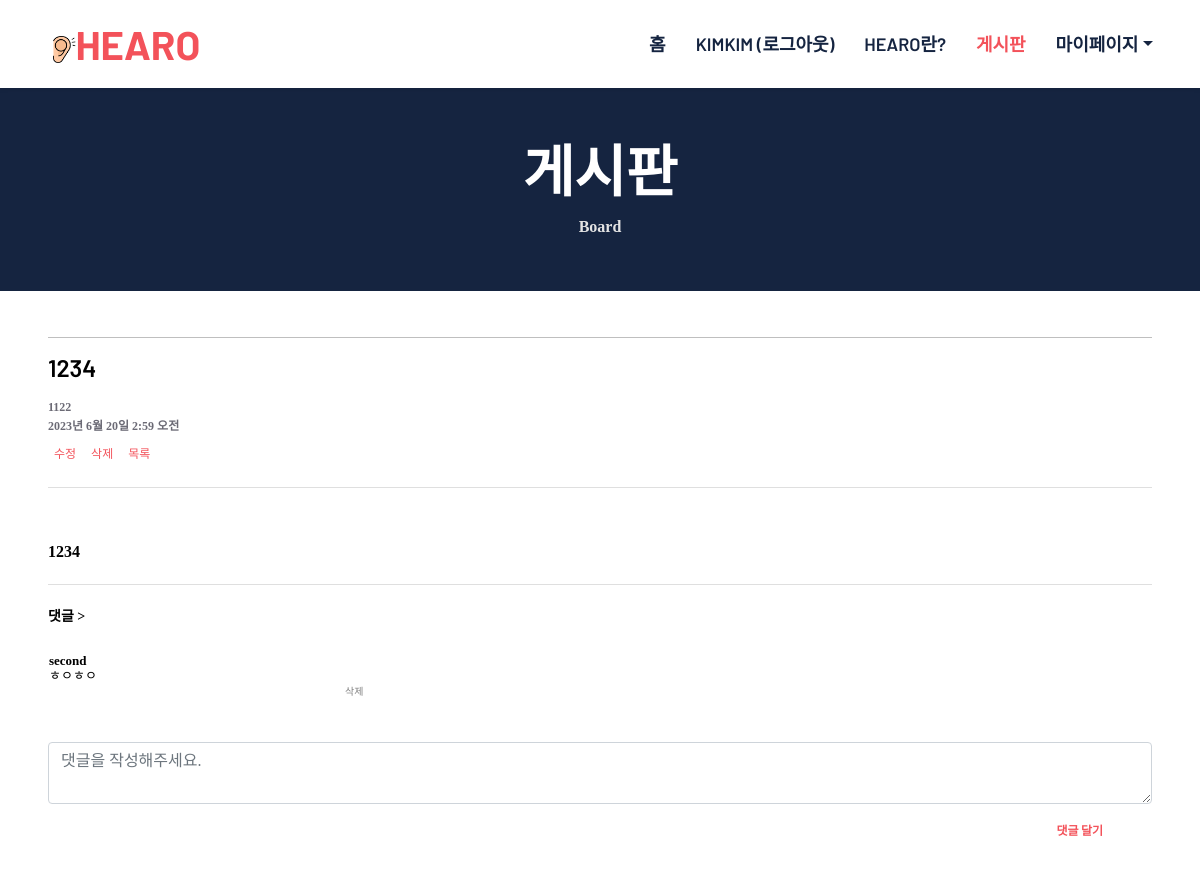
Page /Main/Post/12/ (signed in) on the committed database.
### SignIn/models.py (models this page shows, shortened)
class User(AbstractBaseUser):
    user_id = models.CharField(max_length=20, unique=True, primary_key=True)
    name = models.CharField(max_length=5)
    email = models.EmailField(max_length=30, unique=True)
    phone_num = models.CharField(max_length=11)
    emergency = models.CharField(max_length=11)
    address = models.CharField(max_length=50)
    gender = models.CharField(max_length=10)
    birth = models.DateField()
    medical_info = models.CharField(max_length=500,null=True, blank=True, default='')
    is_active = models.BooleanField(default=True)
    is_admin = models.BooleanField(default=False)
    is_staff = models.BooleanField(default=False)
    objects = UserManager()
    USERNAME_FIELD = 'user_id'
    REQUIRED_FIELDS = ['name', 'email', 'phone_num', 'emergency', 'address', 'gender', 'birth']
    @property
    def is_staff(self):
        return self.is_admin

### Main/models.py (models this page shows)
class Post(models.Model):
    post_id = models.AutoField(primary_key=True) # 게시물 번호 정수로 변경한 이유는 순서별로 정렬하기 위해
    user = models.ForeignKey(User, on_delete=models.CASCADE) # 글 작성자 id
    title = models.CharField(max_length=20) # 글 제목
    content = models.CharField(max_length=300) # 글의 내용
    date = models.DateTimeField(auto_now_add = True) # 글쓴 시간 년 월 일 시간 까지
    file = models.FileField(upload_to='', null=True) # 파일 media 에 저장

class Comment(models.Model):
    comment_id = models.AutoField(primary_key=True) # 댓글 번호
    user = models.ForeignKey(User, on_delete=models.CASCADE) # 댓글 작성자 id
    content = models.TextField(max_length=100) # 댓글 내용 최대 100
    post = models.ForeignKey(Post, on_delete=models.CASCADE) # 댓글이 달린 게시글 id
    date = models.DateTimeField(auto_now_add = True)  # 댓글 쓴 시간 년 월 일 시간 까지

### Main/views.py (the view)
# urls.py: path('Post/<int:pk>/', views.PostView, name = 'PostView'),
def PostView(request, pk):
    post = get_object_or_404(Post, post_id=pk) # 게시글 내용
    comment = Comment.objects.filter(post = post) # 댓글 내용
    if post.file:  # 파일 필드가 비어있지 않은 경우에만 파일 URL을 설정 , 게시글 보이는 부분
        file_url = post.file.url
    else:
        file_url = None
    if request.method == "POST": # 댓글 작성 부분
        form = CommentModelForm(request.POST)
        if form.is_valid():
            comment1 = form.save(commit=False)
            comment1.user = request.user
            comment1.post = post
            comment1.save()
            return redirect('/Main/Post/{post_id}/'.format(post_id=post.post_id))
    else:
        form = CommentModelForm()
    return render(request, 'main/PostView.html', {'post': post, 'file_url': file_url, 'comment':comment, 'form':form})

### Main/forms.py
class CommentModelForm(forms.ModelForm): # 댓글 작성
    class Meta:
        model = Comment
        fields = ['content']

### templates/main/PostView.html (shortened to what this page needs)
{% load static %}
<html lang="en">
    <head>
        <link href="https://cdnjs.cloudflare.com/ajax/libs/font-awesome/5.10.0/css/all.min.css" rel="stylesheet">
        <link href="https://cdn.jsdelivr.net/npm/bootstrap-icons@1.4.1/font/bootstrap-icons.css" rel="stylesheet">
        <link href="{%static 'lib/owlcarousel/assets/owl.carousel.min.css' %}" rel="stylesheet">
        <link href="{% static 'css/bootstrap.min.css' %}" rel="stylesheet">
        <link href="{% static 'css/style_board_list.css' %}" rel="stylesheet">
        {% include "navbar.html" %}
    </head>
    <body>
        <div class="container-fluid bg-dark p-5">
            <div class="row">
                <div class="col-12 text-center">
                    <h1 class="display-4 text-white">게시판</h1>
                    <a>Board</a>
                </div>
            </div>
        </div>
       <div class="container-fluid px-5" id="left" style="padding-top: 30px;0">
        <div id="write_area">
            <div id="in_title" style="border-bottom: 1px black;">
                <hr style="background-color: black; border: none;">
                <h4 id="left" style="color: black;">{{ post.title }}</h4>
                <dl style="font-size: 12px;" id="left">
                    <dd id="left">
                      {{ post.user }}<br>
                      <span style="line-height: 0.5;">{{ post.date }}</span>
                    </dd>
                    <a href="/Main/Post/Update/{{ post.post_id }}/"><button style="background-color: inherit; font-size:12px; border:0px; color: #F3525A;">수정</button></a>
                    <form method="POST" action="/Main/Post/Delete/{{ post.post_id }}/" style="display:inline;">
                        <button type="submit" style="background-color: inherit; font-size:12px; border:0px; color: #F3525A;">삭제</button>
                    </form>
                <a href="/Main/Post/"><button style="background-color: inherit; font-size:12px; border:0px; color: #F3525A;">목록</button></a>
                </dl>
                <hr style="background-color: gray; border: none;">
                <div style="font-size: 16px; text-align: left; color:black;">
                    <br>{{ post.content }}
                </div>
            </div>
        </div>
        <hr style="background-color: gray; border: none;">
    </div>
    <div class="container-fluid px-5" id="left" style="font-size: 14px; color: black;">
        댓글 >
    </div>
    <div class="container-fluid px-5" id="center" style="margin-top: 20px;">
        <table style="font-size: 13px;">
            {% for c in comment %}
            <tr>
                <td><strong style="color: black; line-height: 1;">{{ c.user }}</strong></td>
            </tr>
            <tr>
                <td>
                    <div style="display: flex; align-items: center;">
                        <span style="flex-grow: 1; line-height: 1; color:black;">{{ c.content }}</span>
                    </div>
                    <div style="margin-left: 290px;">
                        <form method="POST" action="/Main/Post/DeleteComment/{{ c.comment_id }}/" style="font-size:10px;">
                            <button type="submit" style="border: 0; background-color: inherit; color:gray;">삭제</button>
                          </form>
                    </div>
                </td>
            </tr>
            {% endfor %}
        </table>
        <br>
        <form method="POST">
            <textarea name="content" cols="40" rows="2" class="form-control" style="width: 100%; border: 1px solid #ced4da;" placeholder="댓글을 작성해주세요." maxlength="300" required="" id="id_content"></textarea>
            <button type="submit" class="btn py-md-3 px-md-5" style="font-size: 12px; color: #F3525A; background-color: inherit; float: right;" id="right">댓글 달기</button>
        </form>
        <br><br>
    </div>
    </body>
</html>

### templates/navbar.html (shortened to what this page needs)
{% load static %}
<div>
    <nav class="navbar navbar-expand-lg bg-white navbar-light shadow-sm px-5 py-3 py-lg-0">
        <a href="{% url 'Main:index' %}" class="navbar-brand p-0">
            <h1 class="m-0 text-uppercase text-primary"><img class="hearo" src="{% static 'images/hearo_logo_3.png' %}"></i>HearO</h1>
        </a>
        <div class="collapse navbar-collapse" id="navbarCollapse">
            <div class="navbar-nav ms-auto py-0 me-n3">
                <a href="{% url 'Main:index' %}" class="nav-item nav-link {% if request.resolver_match.url_name == 'index' %}active{% endif %}">홈</a>
                {% if user.is_authenticated %}
                    <a class="nav-link" href="{% url 'SignIn:logout' %}">{{ user.user_id }} (로그아웃)</a>
                {% else %}
                    <a class="nav-link {% if request.resolver_match.url_name == 'first' %}active{% endif %}" href="{% url 'first' %}">로그인</a>
                {% endif %}
                <a href="{% url 'Main:info' %}" class="nav-item nav-link {% if request.resolver_match.url_name == 'info' %}active{% endif %}">HearO란?</a>
                <a href="{% url 'Main:Post' %}" class="nav-item nav-link {% if request.resolver_match.url_name == 'Post' or request.resolver_match.url_name == 'PostNew' or request.resolver_match.url_name == 'PostView' or request.resolver_match.url_name == 'PostUpdate' %}active{% endif %}">게시판</a>
                <div class="nav-item dropdown">
                    <a href="#" class="nav-link dropdown-toggle " data-bs-toggle="dropdown">마이페이지</a>
                </div>
        </div>
    </nav>
</div>

### static/css/style_board_list.css (style rules this page uses)
:root { --primary: #F3525A; --secondary: #F6F6F6; --light: #FFFFFF; --dark: #152440; }
#center { text-align: center; }
#right { text-align: right; }
body { margin:0; font:600 16px/18px 'Open Sans',sans-serif; }
*,:after,:before { box-sizing:border-box }
a { color:inherit;text-decoration:none }
body { line-height:2rem; font-family:"맑은 고딕"; }
ul, li, a { list-style:none; text-align:center; padding:0; margin:0; }
h1, h2, .font-weight-bold { font-weight: 700 !important; }
h3, h4, .font-weight-semi-bold { font-weight: 600 !important; }
.btn { font-family: 'Barlow', sans-serif; font-weight: 600; transition: .5s; }
.navbar-light .navbar-nav .nav-link { font-family: 'Barlow', sans-serif; padding: 35px 15px; font-size: 18px; text-transform: uppercase; color: var(--dark); outline: none; transition: .5s; text-align: left; line-height: 1em; }
.navbar-light .navbar-nav .nav-link:hover, .navbar-light .navbar-nav .nav-link.active { color: var(--primary); }

### templates/main/PostView.html (style rules this page uses)
.hearo { width: 27.5px; height: 27.5px; }

### rows in the picture
User: user_id "KIMKIM"
Post: title "1234", user "1122", date "2023년 6월 20일 2:59 오전", content "1234"
Comment: user "second", content "ㅎㅇㅎㅇ"
